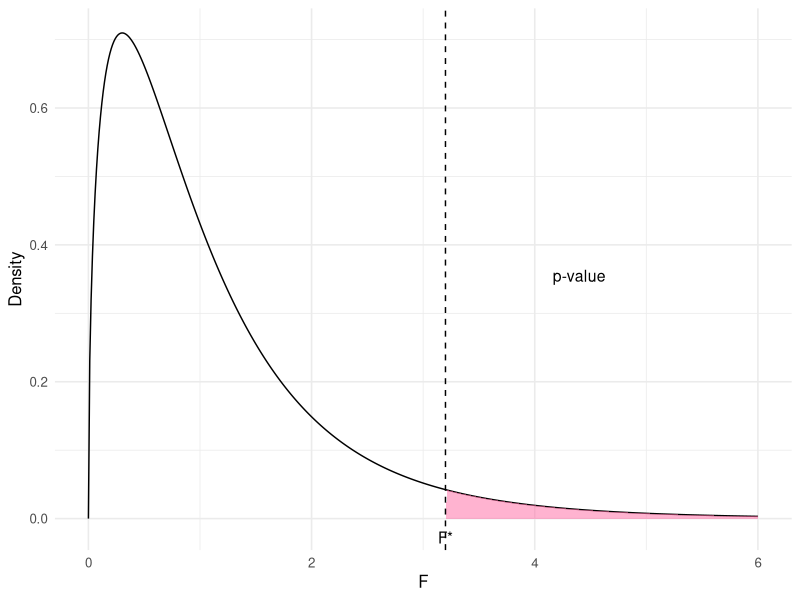
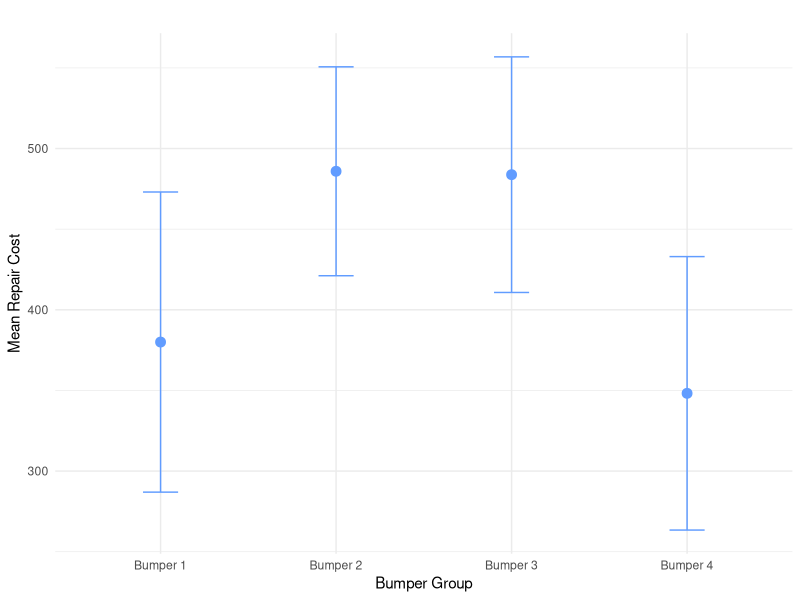
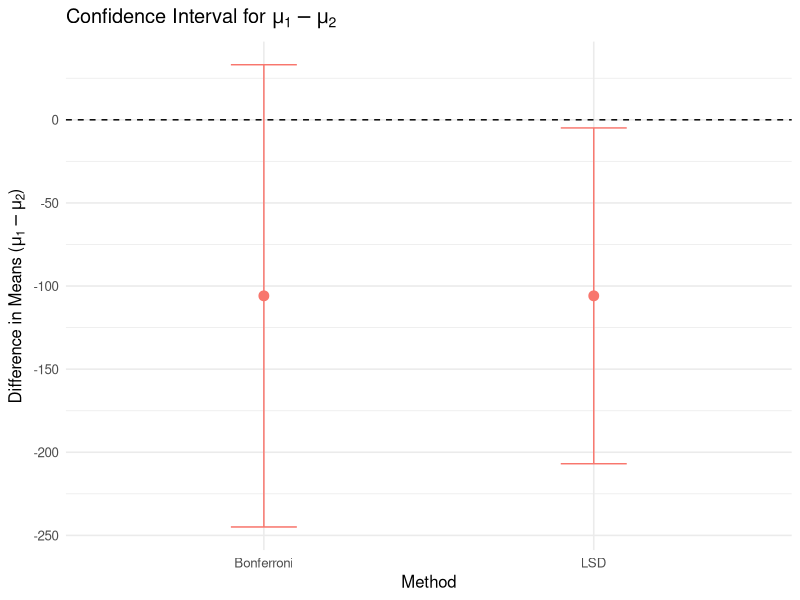
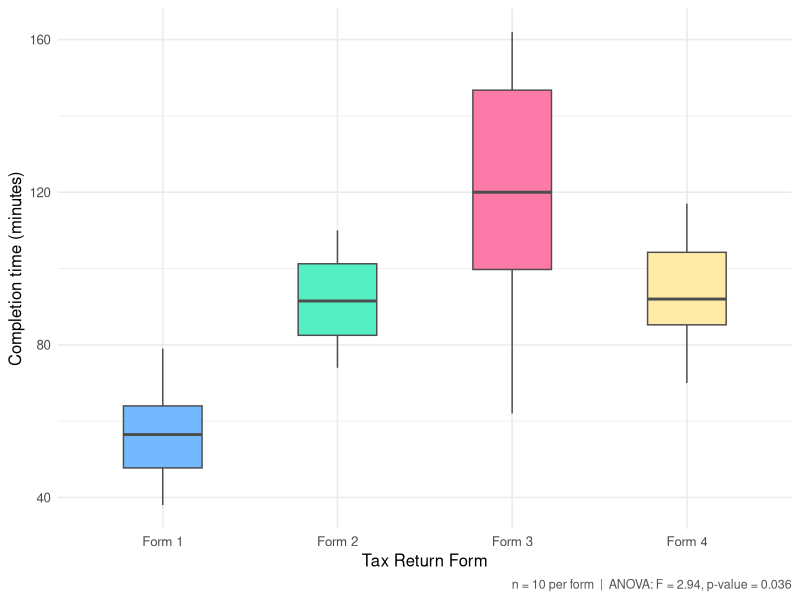
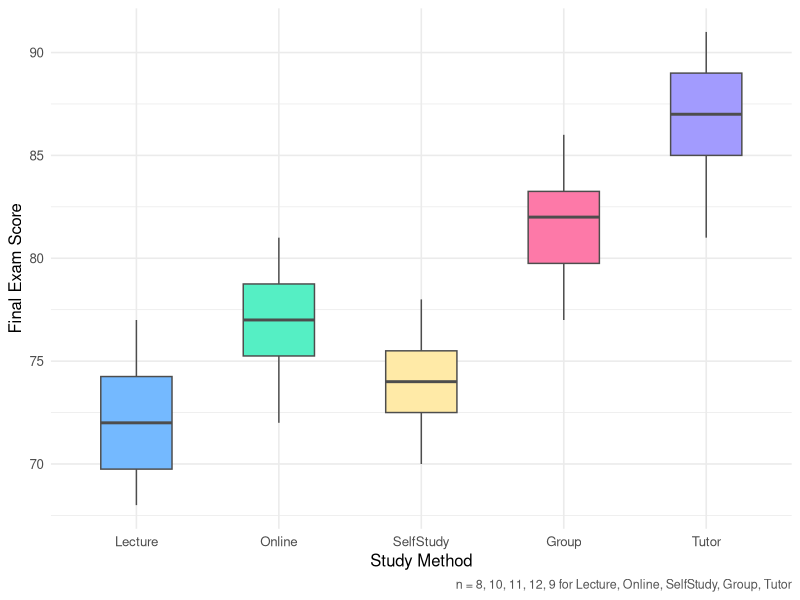

The R script that drew these images, in order:
## ---- chunk 1
# Load library
library(ggplot2)

# Parameters
df1 <- 3   # numerator degrees of freedom (k - 1)
df2 <- 20  # denominator degrees of freedom (n - k)
f_star <- 3.2

# Generate F-distribution data
x_vals <- seq(0, 6, length.out = 500)
y_vals <- df(x_vals, df1, df2)
f_data <- data.frame(x = x_vals, y = y_vals)
## ---- chunk 2
# Plot
ggplot(f_data, aes(x, y)) +
  geom_line() +
  geom_area(data = subset(f_data, x > f_star), aes(x, y), fill = "#FF68A1", alpha = 0.5) +
  geom_vline(xintercept = f_star, linetype = "dashed") +
  annotate("text", x = f_star + 1.2, y = max(y_vals) * 0.5, label = "p-value", size = 4) +
  annotate("text", x = f_star, y = -0.01, label = "F*", vjust = 1.5) +
  labs(x = "F", y = "Density") +
  theme_minimal(base_size = 12)
## ---- chunk 3
library(ggplot2)
library(dplyr)

# Create bumper summary manually (or from fav_stats if already available)
bumper_summary <- data.frame(
  Bumper = paste("Bumper", 1:4),
  mean = c(380.0, 485.9, 483.8, 348.2),
  sd = c(130.09313, 90.53968, 102.10866, 118.52688),
  n = c(10, 10, 10, 10)
)

bumper_summary <- bumper_summary %>%
  mutate(
    se = sd / sqrt(n),
    lower = mean - qt(0.975, df = n - 1) * se,
    upper = mean + qt(0.975, df = n - 1) * se
  )

ggplot(bumper_summary, aes(x = Bumper, y = mean)) +
  geom_point(size = 3, color = "#619CFF") +
  geom_errorbar(aes(ymin = lower, ymax = upper), width = 0.2, color = "#619CFF") +
  labs(
    title = "",
    y = "Mean Repair Cost",
    x = "Bumper Group"
  ) +
  theme_minimal()
## ---- chunk 4
library(ggplot2)

# Values for Bumper 1 vs Bumper 2
diff <- 380.0 - 485.9
MSE <- 12399
n <- 10
SE <- sqrt(MSE * (1/n + 1/n))
df <- 36
m <- 6

t_lsd <- qt(1 - 0.025, df)
t_bonf <- qt(1 - 0.05 / (2 * m), df)

CI_lsd <- c(diff - t_lsd * SE, diff + t_lsd * SE)
CI_bonf <- c(diff - t_bonf * SE, diff + t_bonf * SE)

ci_data <- data.frame(
  Method = c("LSD", "Bonferroni"),
  lower = c(CI_lsd[1], CI_bonf[1]),
  upper = c(CI_lsd[2], CI_bonf[2]),
  center = diff
)

ggplot(ci_data, aes(x = Method, y = center)) +
  geom_point(size = 3, color = "#F8766D") +
  geom_errorbar(aes(ymin = lower, ymax = upper), width = 0.2, color = "#F8766D") +
  geom_hline(yintercept = 0, linetype = "dashed", color = "#000000") +
labs(
  title = expression("Confidence Interval for " * mu[1] - mu[2]),
  y = expression("Difference in Means (" * mu[1] - mu[2] * ")"),
  x = "Method"
) +
  theme_minimal(base_size = 12)
## ---- chunk 5
library(ggplot2)
set.seed(258)
times <- c(
  c(45, 58, 72, 38, 61, 53, 79, 46, 65, 55),
  c(82, 99, 74, 110, 88, 102, 79, 95, 107, 84),
  c(98, 148, 75, 162, 109, 143, 62, 155, 105, 131),
  c(78, 93, 106, 70, 117, 86, 99, 91, 113, 85)
)
forms <- rep(c("Form 1","Form 2","Form 3","Form 4"), each = 10)
df_forms <- data.frame(time = times, form = factor(forms))
ggplot(df_forms, aes(x = form, y = time, fill = form)) +
  geom_boxplot(width = 0.45, color = "grey30",
               outlier.shape = 16, outlier.size = 2) +
  scale_fill_manual(values = c("#74b9ff","#55efc4","#fd79a8","#ffeaa7")) +
  labs(x = "Tax Return Form", y = "Completion time (minutes)",
       caption = "n = 10 per form  |  ANOVA: F = 2.94, p-value = 0.036") +
  theme_minimal(base_size = 12) +
  theme(legend.position = "none",
        plot.caption = element_text(color = "#555", size = 9))
## ---- chunk 6
library(ggplot2)
study_method <- data.frame(
  method = factor(c(
    rep("Lecture", 8), rep("Online", 10), rep("Group", 12),
    rep("Tutor", 9), rep("SelfStudy", 11)
  ), levels = c("Lecture","Online","SelfStudy","Group","Tutor")),
  score = c(
    68,71,75,70,74,77,69,73,
    72,78,80,75,77,79,74,81,76,77,
    77,82,84,79,81,83,78,86,80,83,85,82,
    81,88,90,85,87,91,83,89,86,
    70,75,78,72,74,77,71,76,73,75,74
  )
)
ggplot(study_method, aes(x = method, y = score, fill = method)) +
  geom_boxplot(width = 0.5, color = "grey30",
               outlier.shape = 16, outlier.size = 2) +
  scale_fill_manual(values = c("#74b9ff","#55efc4","#ffeaa7","#fd79a8","#a29bfe")) +
  labs(x = "Study Method", y = "Final Exam Score",
       caption = "n = 8, 10, 11, 12, 9 for Lecture, Online, SelfStudy, Group, Tutor") +
  theme_minimal(base_size = 12) +
  theme(legend.position = "none",
        plot.caption = element_text(color = "#555", size = 9))
